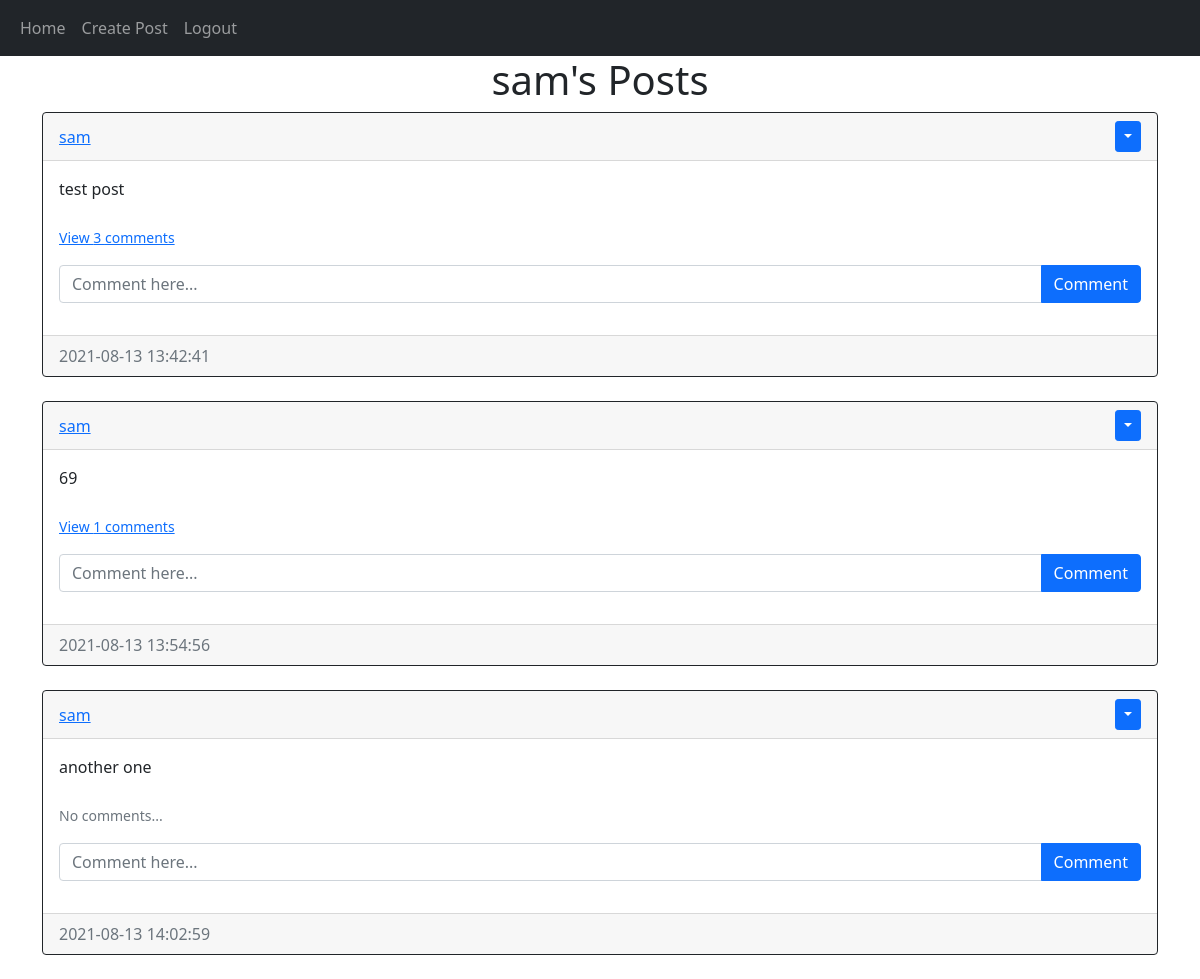
Page /posts/sam (signed in) on the committed database.
### website/models.py (models this page shows)
class User(db.Model, UserMixin):
    id = db.Column(db.Integer, primary_key=True)
    email = db.Column(db.String(150), unique=True)
    username = db.Column(db.String(150))
    password = db.Column(db.String(150))
    date_created = db.Column(db.DateTime(timezone=True), default=func.now())
    posts = db.relationship('Post', backref='user', passive_deletes=True)
    comments = db.relationship('Comment', backref='user', passive_deletes=True)

class Post(db.Model):
    id = db.Column(db.Integer, primary_key=True)
    text = db.Column(db.Text, nullable=False)
    date_created = db.Column(db.DateTime(timezone=True), default=func.now())
    author = db.Column(db.Integer, db.ForeignKey('user.id', ondelete='CASCADE'), nullable=False)
    comments = db.relationship('Comment', backref='post', passive_deletes=True)

### website/views.py (the view)
@views.route("/posts/<username>")
@login_required
def posts_by_user(username):
    user = User.query.filter_by(username=username).first()
    if not user:
        flash('No user with that username exists', category='error')
        return redirect(url_for('views.home'))
    posts = user.posts
    return render_template("posts.html", user=current_user, posts=posts, username=username)

### website/__init__.py (called while the page is built)
def create_app():
    app = Flask(__name__)
    app.config['SECRET_KEY'] = "hello_world"
    app.config['SQLALCHEMY_DATABASE_URI'] = f'sqlite:///{DB_NAME}'
    app.config['SQLALCHEMY_TRACK_MODIFICATIONS'] = False
    db.init_app(app)
    from .views import views
    from .auth import auth
    app.register_blueprint(views, url_prefix="/")
    app.register_blueprint(auth, urll_prefix="/")
    from .models import User, Post, Comment
    create_database(app)
    login_manager = LoginManager()
    login_manager.login_view = "auth.login"
    login_manager.init_app(app)
    @login_manager.user_loader
    def load_user(id):
        return User.query.get(int(id))
    return app

### website/templates/posts.html (shortened to what this page needs)
{% extends "posts_div.html" %}
{% block header %}{{ username }}'s {% endblock %}

### website/templates/posts_div.html (shortened to what this page needs)
{% extends "base.html" %}
{% block content %}
<h1 align="center">{% block header %}{% endblock %}Posts</h1>
<div id="post">
    {% for post in posts %}
        <div class="card border-dark">
            <div class="card-header d-flex justify-content-between align-items-center">
                <a href="/posts/{{ post.user.username }}">{{ post.user.username }}</a>
                {% if user.id == post.author %}
                    <div class="btn-group">
                        <button type="button" class="btn btn-sm btn-primary dropdown-toggle" data-bs-toggle="dropdown"></button>
                    </div>
                {% endif %}
            </div>
            <div class="card-body">
                <div class="card-text">
                    {{ post.text }}
                </div>
                <br>
                <p class="card-text">
                    {% if post.comments | length > 0 %}
                        <a data-bs-toggle="collapse" href="#comments-{{ post.id }}" role="button">
                            <small>View {{ post.comments | length }} comments</small>
                        </a>
                    {% else %}
                        <small class="text-muted">No comments...</small>
                    {% endif %}
                </p>
                <form class="input-group mb-3" method="post" action="/create-comment/{{ post.id }}">
                    <input type="text" id="text" name="text" class="form-control" placeholder="Comment here...">
                    <button type="submit" class="btn btn-primary">Comment</button>
                </form>
            </div>
            <div class="card-footer text-muted">
                {{ post.date_created }}
            </div>
        </div>
        <br>
    {% endfor %}
</div>
{% endblock %}

### website/templates/base.html (shortened to what this page needs)
<!DOCTYPE html>
<html lang="en">
<head>
    <link href="https://cdn.jsdelivr.net/npm/bootstrap@5.1.0/dist/css/bootstrap.min.css" rel="stylesheet">
</head>
<body>
    <nav class="navbar navbar-expand-lg navbar-dark bg-dark">
        <div class="container-fluid">
            <div class="collapse navbar-collapse" id="navbar">
                <div class="navbar-nav">
                    <a class="nav-item nav-link" href="/home">Home</a>
                    {% if user.is_authenticated %}
                    <a class="nav-item nav-link" href="/create-post">Create Post</a>
                    <a class="nav-item nav-link" href="/logout">Logout</a>
                    {% else %}
                    <a class="nav-item nav-link" href="/login">Login</a>
                    <a class="nav-item nav-link" href="/sign-up">Sign Up</a>
                    {% endif %}
                </div>
            </div>
        </div>
    </nav>
    <div>
        <div class="container">{% block content %}{% endblock %}</div>
    </div>
</body>
</html>

### rows in the picture
User: username "sam"
Post: user.username "sam", text "test post", comments|length "3", date_created "2021-08-13 13:42:41"
Post: user.username "sam", text "69", comments|length "1", date_created "2021-08-13 13:54:56"
Post: user.username "sam", text "another one", shows "No comments...", date_created "2021-08-13 14:02:59"
